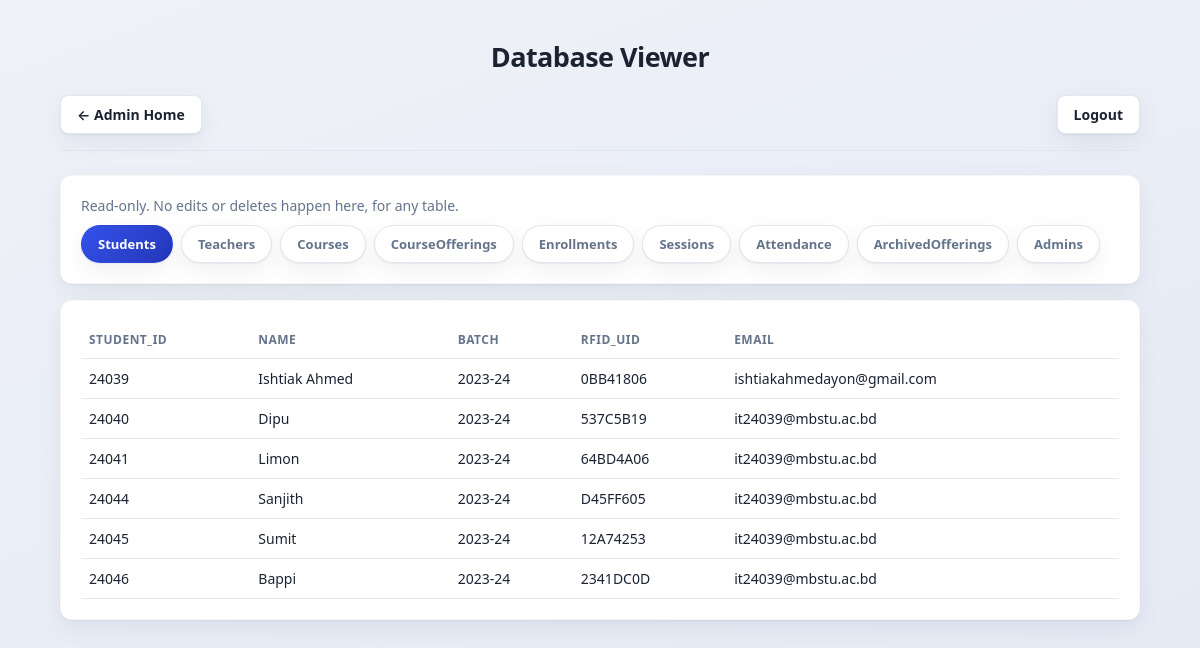
Page /admin/db/Students (signed in) on the committed database.
### tables this page shows
CREATE TABLE Students(

student_id TEXT PRIMARY KEY,

name TEXT NOT NULL,

batch INTEGER,

rfid_uid TEXT UNIQUE

, email TEXT);

### admin.py (the view)
@admin_bp.route("/db/<table>")
@login_required(role="admin")
def db_view(table):
    if table not in VIEWABLE_TABLES:
        return redirect(url_for("admin.db_index"))
    conn = get_connection()
    cur = conn.cursor()
    cur.execute(f"SELECT * FROM {table}")
    rows = cur.fetchall()
    columns = rows[0].keys() if rows else [d[1] for d in cur.execute(f"PRAGMA table_info({table})").fetchall()]
    conn.close()
    return render_template(
        "admin_db_viewer.html", tables=VIEWABLE_TABLES, table=table, columns=columns, rows=rows
    )

### database.py (called while the page is built, shortened)
def _ensure_schema(conn):
    global _SCHEMA_CHECKED
    if _SCHEMA_CHECKED:
        return

def get_connection():
    conn = sqlite3.connect(DATABASE)
    conn.row_factory = sqlite3.Row
    _ensure_schema(conn)
    return conn

### ui.py (called while the page is built)
def login_required(role=None):
    def decorator(view):
        @wraps(view)
        def wrapped(*args, **kwargs):
            user_role = session.get("role")
            if not user_role:
                return redirect(url_for("ui.login"))
            if role and user_role != role:
                home = ROLE_HOME_ROUTE.get(user_role, "ui.login")
                return redirect(url_for(home))
            return view(*args, **kwargs)
        return wrapped
    return decorator

### templates/admin_db_viewer.html (shortened to what this page needs)
<!doctype html>
<html lang="en">
<head>
  <link rel="stylesheet" href="{{ url_for('static', filename='styles.css') }}" />
</head>
<body>
  <div class="container">
    <h1 class="page-title">Database Viewer</h1>
    <div class="top">
      <a class="logout-btn" href="{{ url_for('admin.dashboard') }}">← Admin Home</a>
      <a class="logout-btn" href="{{ url_for('ui.logout') }}">Logout</a>
    </div>
    <div class="card" style="margin-bottom:16px;">
      <p class="hint" style="margin:0 0 10px;">Read-only. No edits or deletes happen here, for any table.</p>
      <div style="display:flex; flex-wrap:wrap; gap:8px;">
        {% for t in tables %}
        <a class="tab-link {% if t == table %}active{% endif %}" href="{{ url_for('admin.db_view', table=t) }}">{{ t }}</a>
        {% endfor %}
      </div>
    </div>
    {% if table %}
    <div class="card" style="overflow-x:auto;">
      {% if rows %}
      <table>
        <thead>
          <tr>{% for col in columns %}<th>{{ col }}</th>{% endfor %}</tr>
        </thead>
        <tbody>
          {% for row in rows %}
          <tr>
            {% for col in columns %}<td>{{ row[col] if row[col] is not none else '—' }}</td>{% endfor %}
          </tr>
          {% endfor %}
        </tbody>
      </table>
      {% else %}
      <p class="empty-note">{{ table }} is empty.</p>
      {% endif %}
    </div>
    {% else %}
    <div class="card">
      <p class="empty-note">Pick a table above to view its rows.</p>
    </div>
    {% endif %}
  </div>
</body>
</html>

### static/styles.css (style rules this page uses)
:root { --bg: #eef1f7; --bg-gradient: linear-gradient(160deg, #eef1f7 0%, #e4e9f5 100%); --card: #ffffff; --text: #1b2333; --muted: #64748b; --line: #e2e6ee; --primary: #3452eb; --primary-dark: #2436b8; --primary-soft: #eef0fe; --danger: #dc2626; --danger-soft: #fdecec; --good: #15803d; --good-soft: #e3f6e9; --good-strong: #0f9d58; --warn: #4d7c0f; --warn-soft: #eef8e0; --radius: 12px; --shadow: 0 1px 2px rgba(20, 25, 45, 0.06), 0 8px 24px rgba(20, 25, 45, 0.06); }
body { margin: 0; font-family: "Segoe UI", "Inter", system-ui, -apple-system, Arial, sans-serif; background: var(--bg-gradient); color: var(--text); min-height: 100vh; box-sizing: border-box; }
.container { max-width: 1080px; margin: 0 auto; padding: 32px 20px 60px; }
.top { display: flex; justify-content: space-between; align-items: center; margin-bottom: 24px; padding-bottom: 16px; border-bottom: 1px solid var(--line); }
.page-title { text-align: center; font-size: 27px; font-weight: 800; letter-spacing: -0.02em; margin: 6px 0 20px; color: var(--text); }
.logout-btn { display: inline-flex; align-items: center; gap: 6px; padding: 9px 16px; border-radius: 8px; background: var(--card); border: 1px solid var(--line); color: var(--text); font-size: 14px; font-weight: 600; box-shadow: var(--shadow); transition: all 0.15s ease; }
.card { background: var(--card); border-radius: var(--radius); padding: 20px; box-shadow: var(--shadow); border: 1px solid rgba(20, 25, 45, 0.03); }
.card + .card { margin-top: 16px; }
a { color: var(--primary); text-decoration: none; }
.hint { color: var(--muted); font-size: 14px; }
table { width: 100%; border-collapse: collapse; background: var(--card); font-size: 14px; }
th, td { border-bottom: 1px solid var(--line); padding: 10px 8px; text-align: left; }
th { background: transparent; color: var(--muted); font-size: 12px; text-transform: uppercase; letter-spacing: 0.04em; font-weight: 700; }
.tab-link { padding: 9px 16px; border-radius: 999px; font-size: 13px; font-weight: 600; background: var(--card); border: 1px solid var(--line); color: var(--muted); box-shadow: var(--shadow); }
.tab-link.active { background: linear-gradient(135deg, var(--primary), var(--primary-dark)); color: #fff; border-color: transparent; }

### rows in the picture
Students: student_id "24039" "Ishtiak Ahmed" "2023-24" "0BB41806" "ishtiakahmedayon@gmail.com"
Students: student_id "24040" "Dipu" "2023-24" "537C5B19" "it24039@mbstu.ac.bd"
Students: student_id "24041" "Limon" "2023-24" "64BD4A06" "it24039@mbstu.ac.bd"
Students: student_id "24044" "Sanjith" "2023-24" "D45FF605" "it24039@mbstu.ac.bd"
Students: student_id "24045" "Sumit" "2023-24" "12A74253" "it24039@mbstu.ac.bd"
Students: student_id "24046" "Bappi" "2023-24" "2341DC0D" "it24039@mbstu.ac.bd"

### other values in the picture
{{ t }} "Students" "Teachers" "Courses" "CourseOfferings" "Enrollments" "Sessions" "Attendance" "ArchivedOfferings" "Admins"
{{ col }} "STUDENT_ID" "NAME" "BATCH" "RFID_UID" "EMAIL"
